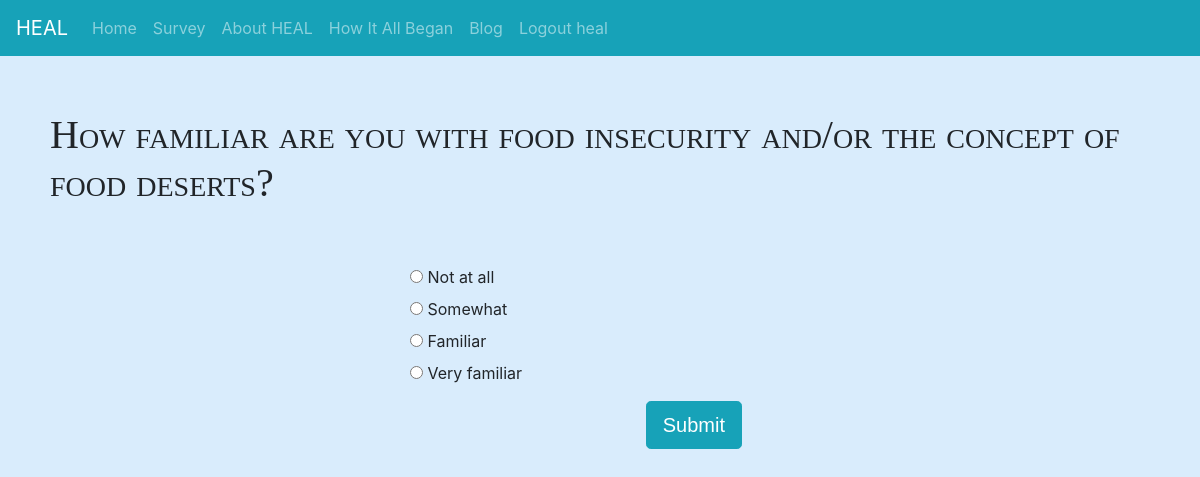
Screenshot of /103/ (signed in) with the database file from the repository.
### HEALSurvey/models.py (models this page shows, shortened)
class Question(models.Model):
    QuestionText = models.CharField(max_length=600)
    InfoText = models.CharField(max_length=600, blank=True, null=True)
    id = models.IntegerField(primary_key=True)
    PreviousID = models.IntegerField(default=1)
    NextIDA = models.IntegerField(default=1)
    NextIDB = models.IntegerField(default=1)
    VideoLink = models.CharField(max_length=600, blank=True, null=True)
    WebsiteLink = models.CharField(max_length=600, blank=True, null=True)
    WebsiteLinkAlt = models.CharField(max_length=600, blank=True, null=True)

class Choice(models.Model):
    question = models.ForeignKey(Question, on_delete=models.CASCADE)  # allows many choices to be assigned to a question
    choice_text = models.CharField(max_length=20, blank=True, choices=QUESTION_CHOICES)

### HEALSurvey/views.py (the view, shortened to what this page needs)
# urls.py: path('<int:question_id>/', views.survey, name='survey'),
def survey(request, question_id):  # renders initial survey page with selected question object from database
    base_question = Question.objects.get(id=question_id)  # Gets the question at the current id
    upchoice = UserChoices.objects.get(username=request.user).u_choice
    question = base_question  # Gets base question
    return render(request, 'Survey.html', {'question': question})  # Renders page with set question

### templates/Survey.html (shortened to what this page needs)
{% extends 'Base.html' %}
{% load crispy_forms_tags %}
{% load static %}
{% block body %}
    <div class="question"><h1>{{ question.QuestionText }}</h1></div>
    <div class="row">
        <div class="col-4">
        </div>
        <div class="col-4">
         {% if not question.VideoLink %}
        <form action="{% url 'survey' question.id %}" method="post">
            {% for choice in question.choice_set.all %}
                <input type="radio" name="choice" id="choice{{ forloop.counter }}" value="{{ choice.id }}">
                <label for="choice{{ forloop.counter }}"> {{ choice.choice_text }}</label><br>
            {% endfor %}
            <input class="mr-5 btn btn-info btn-lg my-2" type="submit" value="Submit">
        </form>
        {% endif %}
        </div>
{% endblock %}

### templates/Base.html (shortened to what this page needs)
{% load static %}
<!DOCTYPE html>
<html lang="en">
<head>
    <link rel="stylesheet" href="https://stackpath.bootstrapcdn.com/bootstrap/4.5.0/css/bootstrap.min.css">
    <link rel="stylesheet" href="{% static 'css/styles.css' %}">
</head>
<body>
<div>
    <nav class="navbar navbar-expand-lg navbar-dark bg-info">
        <a class="navbar-brand">HEAL</a>
        <div class="collapse navbar-collapse" id="navbarTogglerDemo02">
            <ul class="navbar-nav mr-auto mt-2 mt-lg-0">
                <li class="nav-item">
                    <a class="nav-link" href={% url 'home' %}>Home</a>
                </li>
                <li class="nav-item">
                    <a class="nav-link" href="{% url 'topic' %}">Survey</a>
                </li>
                <li class="nav-item">
                    <a class="nav-link" href="{% url 'info' %}">About HEAL</a>
                </li>
                <li class="nav-item">
                    <a class="nav-link" href="{% url 'team' %}">How It All Began</a>
                </li>
                <li class="nav-item">
                    <a class="nav-link" href="{% url 'blog' %}">Blog</a>
                </li>
                {% if user.is_authenticated %}
                    <li class="nav-item">
                        <a class="nav-link" href="{% url 'logout' %}">Logout {{user.username}}</a>
                    </li>
                {% endif %}
            </ul>
        </div>
    </nav>
</div>
<div>
    {% block body %}
    {% endblock %}
</div>
</body>
</html>

### static/css/styles.css (style rules this page uses)
body { background-color: #D9ECFC; justify-content: center; }
h1, h2, h3 { font-family: American Typewriter, serif; font-variant: small-caps; }
.btn { float: right; font-family: Arial, Helvetica, sans-serif; }
.question { margin-top: 5px; padding: 50px; }

### rows the page displays
Question: QuestionText "How familiar are you with food insecurity and/or the concept of food deserts?"
Choice: choice_text "Not at all"
Choice: choice_text "Somewhat"
Choice: choice_text "Familiar"
Choice: choice_text "Very familiar"

### other values shown
{{ user.username }} "heal"
